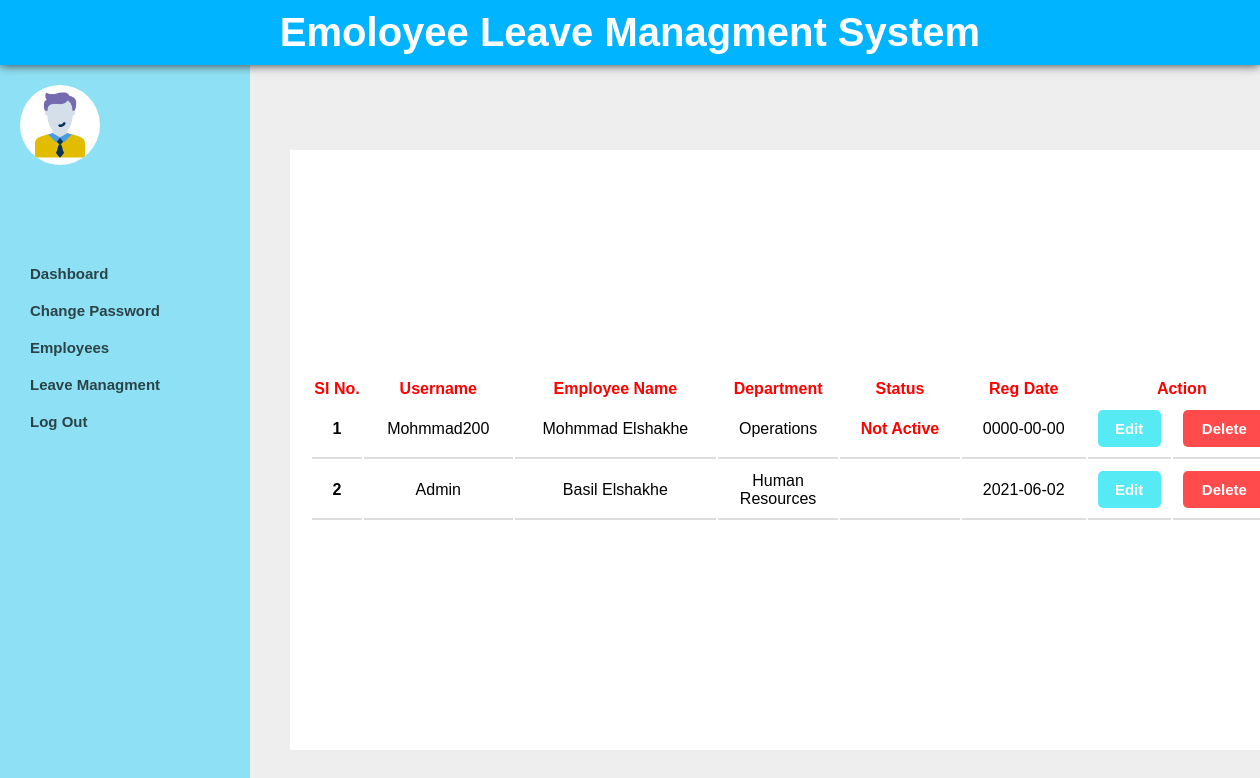
The page /admin/manage_employee.php on the database its author committed.
### tables this page shows
CREATE TABLE `dbcompany` (
  `id` int(11) NOT NULL,
  `username` varchar(30) NOT NULL,
  `password` varchar(30) NOT NULL,
  `first_name` varchar(30) NOT NULL,
  `last_name` varchar(30) NOT NULL,
  `email` varchar(30) NOT NULL,
  `Country` varchar(30) NOT NULL,
  `city` varchar(30) NOT NULL,
  `address` varchar(30) NOT NULL,
  `section` varchar(30) NOT NULL,
  `sex` varchar(10) NOT NULL,
  `b_date` date NOT NULL,
  `reg_date` date NOT NULL,
  `mobile_number` varchar(20) NOT NULL,
  `status` varchar(2) NOT NULL
);

### admin/manage_employee.php (the view, shortened to what this page needs)
<?php
include("connection.php");
?>
<!DOCTYPE html>
<html>
    <head>
        <link rel="stylesheet" href="css/manage_employee.css">
    </head>
    <body>
        <div class="header">emoloyee leave managment system</div>
        <div class="aside">
            <img src="person.png" style="border-radius: 50%; width: 80px; height: 80px; background-color: white;">
            <div class="info">
            </div>
            <div class="link">
                <ul class="menu">
                    <li><a href="dashboard.php">Dashboard</a></li>
                    <li><a href="change_passwordadmin.php">Change Password</a></li>
                    <li><a href="#">Employees</a>
                    </li>
                    <li><a href="leave_manage.php">Leave Managment</a></li>
                    <li><a href="logout.php" class="none">Log Out</a></li>
                </ul>
            </div>
        </div>
        <div class="content">
            <div class="table">
                <table>
                            <thead>
                            <tr>
                                <th style="color: red;" width="50">Sl No.</th>
                                <th style="color: red;">Username</th>
                                <th style="color: red;">Employee Name</th>
                                <th width="120" style="color: red;">Department</th>
                                <th style="color: red;">Status</th>
                                <th style="color: red;">Reg Date</th>
                                <th style="color: red;" colspan="2">Action</th>
                            </tr>
                            </thead>
                            <tbody>
                            <?php
                            $read_data = $con->query("SELECT * FROM dbcompany WHERE 1");
                            $i = 1;
                            foreach($read_data as $employee_data){
                            ?>
                                <tr>
                                    <td style="font-weight: bold;"> <?php echo $i;?></td>
                                    <td><?php echo $employee_data['username']?></td>
                                    <td><?php echo $employee_data['first_name'] . " " . $employee_data['last_name'] ?></td>
                                    <td><?php echo $employee_data['section']; ?></td>
                                    <td><?php if($employee_data['status'] == 2){
                                            echo "<span style='color: red;'>Not Active</span>";
                                        }else if($employee_data['status'] == 1){
                                            echo "<span style='color: green;'>Active</span>";
                                        }
                                        ?></td>
                                    <td><?php echo $employee_data['reg_date']; ?></td>
                                    <td><a style="background-color: #10e2f1; color: white; border-radius: 5px;" href="edit_employee.php?id=<?php echo $employee_data['id'];?>">Edit</a></td>
                                    <td><a style="background-color: red; color: white; border-radius: 5px" href="delete_employee.php?id=<?php echo $employee_data['id'];?>">Delete</a></td>
                                </tr>
                                <?php $i++; }?>
                            </tbody>
                </table>
            </div>
        </div>
    </body>
</html>

### admin/css/manage_employee.css (style rules this page uses)
* { margin: 0; padding: 0; box-sizing: border-box; font-family: Arial, Helvetica, sans-serif; }
body { background-color: #eee; display: flex; flex-direction: column; }
.header { position: relative; background-color: rgb(0, 180, 255); text-transform: capitalize; font-weight: bold; font-size: 40px; color: white; padding: 10px; display: inline-flex; justify-content: center; align-items: center; box-shadow: 0 0 10px 0 rgb(49, 50, 51); z-index: 2; width: 100%; }
.content { display: flex; flex-direction: column; width: 80%; height: 600px; justify-content: space-between; position: absolute; left: 290px; top: 150px; }
.table { display: flex; justify-content: center; align-items: center; background-color: white; width: 100%; height: 100%; padding: 20px; }
.aside { position: relative; background-color: rgba(102, 220, 247, 0.7); padding: 20px; width: 250px; height: 100vh; flex-direction: column; justify-content: flex-start; z-index: 0; display: inline-flex }
.info { margin-left: 10px; }
.link { margin: 0; padding: 0; }
span { text-transform: capitalize; color: grey; font-weight: bold; width: 90%; margin: 0; }
img { margin-bottom: 20px; }
.menu li { position: relative; }
ul { list-style: none; }
a { display: block; padding: 10px; text-decoration: none; color: black; font-weight: bold; font-size: 15px; opacity: 0.7; transition: background-color 0.5s ease; cursor: pointer; }
table { text-transform: capitalize; width: 100%; text-align: center; font-family: Arial, Helvetica, sans-serif; }
td { padding: 10px; border-bottom: 2px solid #ddd; }

### rows shown on the page
dbcompany: username "Mohmmad200", first_name "Mohmmad", last_name "Elshakhe", section "Operations", status "Not Active", reg_date "0000-00-00"
dbcompany: username "Admin", first_name "Basil", last_name "Elshakhe", section "Human Resources", reg_date "2021-06-02"
